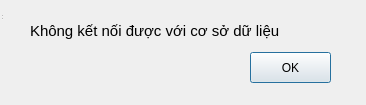
<?xml version="1.0" encoding="UTF-8"?>
<ui version="4.0">
 <class>MainWindow</class>
 <widget class="QDialog" name="MainWindow">
  <property name="geometry">
   <rect>
    <x>0</x>
    <y>0</y>
    <width>366</width>
    <height>105</height>
   </rect>
  </property>
  <property name="windowTitle">
   <string>MainWindow</string>
  </property>
  <widget class="QWidget" name="centralwidget" native="true">
   <property name="geometry">
    <rect>
     <x>-10</x>
     <y>0</y>
     <width>341</width>
     <height>83</height>
    </rect>
   </property>
   <widget class="QLabel" name="label">
    <property name="geometry">
     <rect>
      <x>40</x>
      <y>10</y>
      <width>301</width>
      <height>41</height>
     </rect>
    </property>
    <property name="font">
     <font>
      <pointsize>11</pointsize>
     </font>
    </property>
    <property name="text">
     <string>Không kết nối được với cơ sở dữ liệu</string>
    </property>
   </widget>
   <widget class="QPushButton" name="confirm">
    <property name="geometry">
     <rect>
      <x>260</x>
      <y>52</y>
      <width>81</width>
      <height>31</height>
     </rect>
    </property>
    <property name="text">
     <string>OK</string>
    </property>
   </widget>
  </widget>
  <widget class="QStatusBar" name="statusbar">
   <property name="geometry">
    <rect>
     <x>0</x>
     <y>0</y>
     <width>3</width>
     <height>21</height>
    </rect>
   </property>
  </widget>
 </widget>
 <resources/>
 <connections>
  <connection>
   <sender>confirm</sender>
   <signal>clicked()</signal>
   <receiver>MainWindow</receiver>
   <slot>close()</slot>
   <hints>
    <hint type="sourcelabel">
     <x>260</x>
     <y>71</y>
    </hint>
    <hint type="destinationlabel">
     <x>160</x>
     <y>52</y>
    </hint>
   </hints>
  </connection>
 </connections>
</ui>
